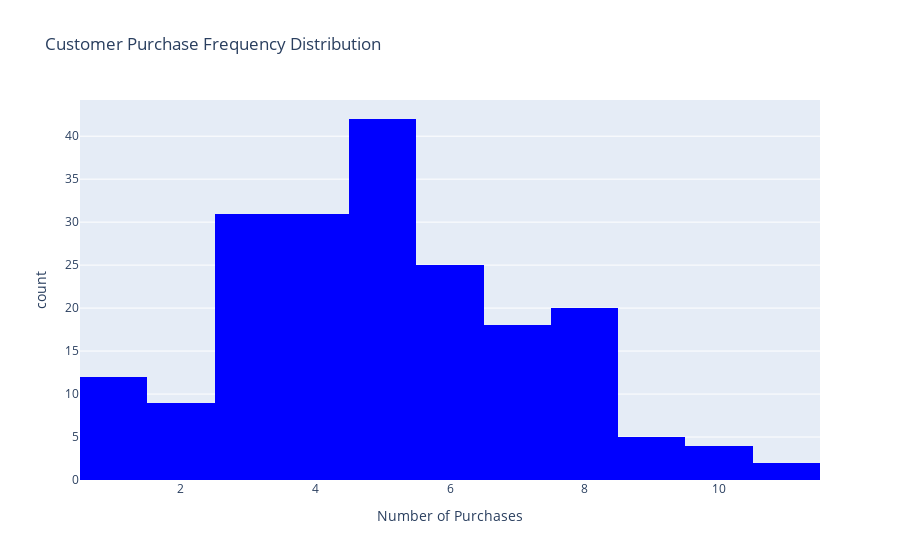

Notebook source saved alongside this figure:
### Markdown cell above
### **3️⃣ Best-Selling Products**
📌 **Observation:**  
- **"ActiveWear Smartwatch"** generates the highest revenue, followed by **SoundWave and TechPro** products.  
- These **top-performing products** should be prioritized in:
  - **Stock management**  
  - **Promotions and marketing**  
  - **Bundling strategies** to maximize profits.

### Code cell
#Insight 4:Customer Purchase Frequency
customer_freq = transactions_copy['CustomerID'].value_counts().reset_index()
customer_freq.columns = ["CustomerID", "PurchaseCount"]
fig1 = px.histogram(customer_freq, x="PurchaseCount", 
title="Customer Purchase Frequency Distribution",labels={"PurchaseCount": "Number of Purchases", "count": "Number of Customers"},
                    nbins=20,color_discrete_sequence=["blue"])
fig1.show()

### Figure 1 — Plotly figure (JSON) as saved in the notebook; plotly's stock layout.template omitted (floating-point values rounded to 4 significant figures; data arrays with more than 128 entries replaced by an {"elided": "..."} marker saying what was removed)
{"data": [{"alignmentgroup": "True", "bingroup": "x", "hovertemplate": "Number of Purchases=%{x}<br>count=%{y}<extra></extra>", "legendgroup": "", "marker": {"color": "blue", "pattern": {"shape": ""}}, "name": "", "nbinsx": 20, "offsetgroup": "", "orientation": "v", "showlegend": false, "type": "histogram", "x": {"elided": "199 int values"}, "xaxis": "x", "yaxis": "y"}], "layout": {"autosize": true, "barmode": "relative", "legend": {"tracegroupgap": 0}, "title": {"text": "Customer Purchase Frequency Distribution"}, "xaxis": {"anchor": "y", "autorange": true, "domain": [0, 1], "range": [0.5, 11.5], "title": {"text": "Number of Purchases"}, "type": "linear"}, "yaxis": {"anchor": "x", "autorange": true, "domain": [0, 1], "range": [0, 44.21], "title": {"text": "count"}}}}
